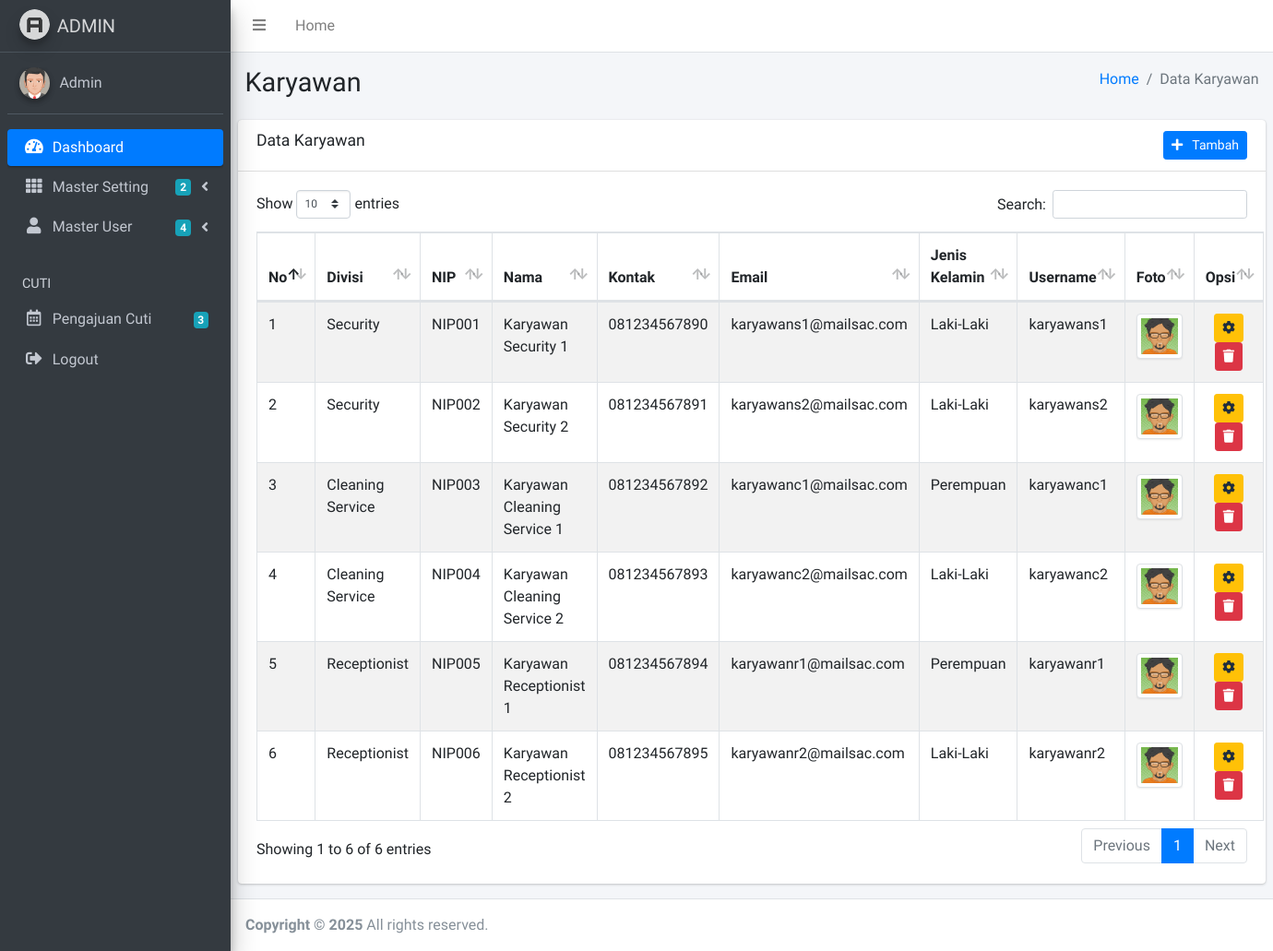
Screenshot of /admin/karyawan.php (signed in) with the database file from the repository.
### tables this page shows
CREATE TABLE `user` (
  `id` int NOT NULL AUTO_INCREMENT,
  `name` varchar(100) DEFAULT NULL,
  `nip` varchar(100) DEFAULT NULL,
  `kontak` varchar(100) DEFAULT NULL,
  `kelamin` varchar(100) DEFAULT NULL,
  `alamat` varchar(100) DEFAULT NULL,
  `divisi_id` int DEFAULT NULL,
  `role_id` int DEFAULT NULL,
  `username` varchar(100) DEFAULT NULL,
  `password` varchar(100) DEFAULT NULL,
  `foto` varchar(100) DEFAULT NULL,
  `tanda_tangan` varchar(100) DEFAULT NULL,
  `email` varchar(100) DEFAULT NULL,
  `created_at` datetime DEFAULT CURRENT_TIMESTAMP,
  PRIMARY KEY (`id`),
  KEY `fk_divisi` (`divisi_id`),
  KEY `fk_role` (`role_id`),
  CONSTRAINT `fk_divisi` FOREIGN KEY (`divisi_id`) REFERENCES `divisi` (`divisi_id`),
  CONSTRAINT `fk_role` FOREIGN KEY (`role_id`) REFERENCES `role` (`role_id`)
);

CREATE TABLE `divisi` (
  `divisi_id` int NOT NULL AUTO_INCREMENT,
  `divisi_name` varchar(100) NOT NULL,
  PRIMARY KEY (`divisi_id`)
);

### admin/karyawan.php (the view, shortened to what this page needs)
<?php include 'header.php'; ?>
<div class="content-wrapper">
	<section class="content-header">
		<div class="container-fluid">
			<div class="row mb-2">
				<div class="col-sm-6">
					<h1>Karyawan</h1>
				</div>
				<div class="col-sm-6">
					<ol class="breadcrumb float-sm-right">
						<li class="breadcrumb-item"><a href="index.php">Home</a></li>
						<li class="breadcrumb-item active">Data Karyawan</li>
					</ol>
				</div>
			</div>
		</div>
	</section>
	<section class="content">
		<div class="row">
			<div class="col-12">
				<div class="card">
					<div class="card-header">
						<h3 class="card-title">Data Karyawan</h3>
						<div class="float-right">
							<a href="karyawan_tambah.php" class="btn btn-sm btn-primary"><i class="fa fa-plus"></i> &nbsp Tambah</a>
						</div>
					</div>
					<div class="card-body">
						<table id="example1" class="table table-bordered table-striped">
							<thead>
								<tr>
									<th width="1%">No</th>
									<th>Divisi</th>
									<th>NIP</th>
									<th>Nama</th>
									<th>Kontak</th>
									<th>Email</th>
									<th>Jenis Kelamin</th>
									<th>Username</th>
									<th>Foto</th>
									<th width="10%">Opsi</th>
								</tr>
							</thead>
							<tbody>
								<?php
								$no=1;
								$data = mysqli_query($koneksi,"select divisi.divisi_name as divisi_nama, user.* from user join divisi on user.divisi_id = divisi.divisi_id where user.role_id=1");
								while($d = mysqli_fetch_array($data)){
									?>
									<tr>
										<td><?php echo $no++; ?></td>
										<td><?php echo $d['divisi_nama'] ?></td>
										<td><?php echo $d['nip'] ?></td>
										<td><?php echo $d['name'] ?></td>
										<td><?php echo $d['kontak'] ?></td>
										<td><?php echo $d['email'] ?></td>
										<td><?php echo $d['kelamin'] ?></td>
										<td><?php echo $d['username'] ?></td>
										<td>
											<?php
											if($d['foto']=="karyawan_foto.png"){
												?>
												<img
												src="../dist/img/karyawan_foto.png" class="img-thumbnail" alt="Cinque Terre" width="60px" height="40px">
												<?php
											}else{
												?>
												<img src="../gambar/user/<?php echo $d['foto'] ?>" class="img-thumbnail" alt="Cinque Terre" width="60px" height="40px">
												<?php
											}
											?>
										</td>
										<td>
											<center>
												<a href="karyawan_edit.php?id=<?php echo $d['id'] ?>" class="btn btn-sm btn-warning"><i class="fas fa-cog"></i></a>
												<button type="button" class="btn btn-danger btn-sm btn-icon" data-toggle="modal" data-target="#hapus_karyawan_<?php echo $d['id'] ?>">
													<i class="fas fa-trash"></i>
												</button>
											</center>
										</td>
									</tr>
									<?php
								}
								?>
						</table>
					</div>
				</div>
			</div>
		</div>
	</section>
</div>
<?php include 'footer.php'; ?>

### admin/header.php (shortened to what this page needs)
<!DOCTYPE html>
<html>
<head>
  <link rel="stylesheet" href="../plugins/fontawesome-free/css/all.min.css">
  <link rel="stylesheet" href="https://code.ionicframework.com/ionicons/2.0.1/css/ionicons.min.css">
  <link rel="stylesheet" href="../plugins/tempusdominus-bootstrap-4/css/tempusdominus-bootstrap-4.min.css">
  <link rel="stylesheet" href="../plugins/icheck-bootstrap/icheck-bootstrap.min.css">
  <link rel="stylesheet" href="../plugins/jqvmap/jqvmap.min.css">
  <link rel="stylesheet" href="../plugins/datatables-bs4/css/dataTables.bootstrap4.css">
  <link rel="stylesheet" href="../dist/css/adminlte.min.css">
  <link rel="stylesheet" href="../plugins/overlayScrollbars/css/OverlayScrollbars.min.css">
  <link rel="stylesheet" href="../plugins/daterangepicker/daterangepicker.css">
  <link rel="stylesheet" href="../plugins/summernote/summernote-bs4.css">
</head>
  <?php include '../koneksi.php'; ?>
<body class="hold-transition sidebar-mini layout-fixed">
<div class="wrapper">
  <nav class="main-header navbar navbar-expand navbar-white navbar-light">
    <ul class="navbar-nav">
      <li class="nav-item">
        <a class="nav-link" data-widget="pushmenu" href="#"><i class="fas fa-bars"></i></a>
      </li>
      <li class="nav-item d-none d-sm-inline-block">
        <a href="index.php" class="nav-link">Home</a>
      </li>
    </ul>
  </nav>
  <aside class="main-sidebar sidebar-dark-primary elevation-4">
    <a href="index.php" class="brand-link">
      <img src="../dist/img/AdminLTELogo.png" alt="AdminLTE Logo" class="brand-image img-circle elevation-3"
           style="opacity: .8">
      <span class="brand-text font-weight-light">ADMIN</span>
    </a>
    <?php
    $saya = $_SESSION['id'];
    $data = mysqli_query($koneksi,"select * from admin where id='$saya'");
    $d = mysqli_fetch_assoc($data);
    ?>
    <div class="sidebar">
      <div class="user-panel mt-3 pb-3 mb-3 d-flex">
        <div class="image">
          <?php
          if($d['foto']=="admin_foto.png"){
            ?>
            <img src="../dist/img/admin_foto.png" class="img-circle elevation-2" alt="User Image">
            <?php
          }else{
            ?>
            <img src="../gambar/user/<?php echo $d['foto'] ?>" class="img-circle elevation-2" alt="User Image">
            <?php
          }
          ?>
        </div>
        <div class="info">
          <a href="index.php" class="d-block"><?php echo $d['name'] ?></a>
        </div>
      </div>
      <nav class="mt-2">
        <ul class="nav nav-pills nav-sidebar flex-column" data-widget="treeview" role="menu" data-accordion="false">
          <li class="nav-item has-treeview menu-open">
            <a href="index.php" class="nav-link active">
              <i class="nav-icon fas fa-tachometer-alt"></i>
              <p>
                Dashboard
              </p>
            </a>
          </li>
          <li class="nav-item has-treeview">
            <a href="#" class="nav-link">
              <i class="nav-icon fas fa-th"></i>
              <p>
                Master Setting
                <i class="fas fa-angle-left right"></i>
                <span class="badge badge-info right">2</span>
              </p>
            </a>
          </li>
          <li class="nav-item has-treeview">
            <a href="#" class="nav-link">
              <i class="nav-icon fas fa-user"></i>
              <p>
                Master User
                <i class="fas fa-angle-left right"></i>
                <span class="badge badge-info right">4</span>
              </p>
            </a>
          </li>
          <li class="nav-header">CUTI</li>
          <li class="nav-item">
            <a href="cuti.php" class="nav-link">
              <i class="nav-icon far fa-calendar-alt"></i>
              <p>
                 <?php
                $cuti = mysqli_query($koneksi,"select * from cuti");
                $ct = mysqli_num_rows($cuti);
                ?>
                Pengajuan Cuti
                <span class="badge badge-info right"><?php echo $ct ?></span>
              </p>
            </a>
          </li>
           <li class="nav-item">
            <a href="logout.php" class="nav-link">
              <i class="nav-icon fas fa-sign-out-alt"></i>
              <p>
                Logout
              </p>
            </a>
          </li>
        </ul>
      </nav>
    </div>
  </aside>

### rows the page displays
user: divisi.divisi_name "Security", nip "NIP001", name "Karyawan Security 1", kontak "081234567890", email "karyawans1@mailsac.com", kelamin "Laki-Laki", username "karyawans1"
user: divisi.divisi_name "Security", nip "NIP002", name "Karyawan Security 2", kontak "081234567891", email "karyawans2@mailsac.com", kelamin "Laki-Laki", username "karyawans2"
user: divisi.divisi_name "Cleaning Service", nip "NIP003", name "Karyawan Cleaning Service 1", kontak "081234567892", email "karyawanc1@mailsac.com", kelamin "Perempuan", username "karyawanc1"
user: divisi.divisi_name "Cleaning Service", nip "NIP004", name "Karyawan Cleaning Service 2", kontak "081234567893", email "karyawanc2@mailsac.com", kelamin "Laki-Laki", username "karyawanc2"
user: divisi.divisi_name "Receptionist", nip "NIP005", name "Karyawan Receptionist 1", kontak "081234567894", email "karyawanr1@mailsac.com", kelamin "Perempuan", username "karyawanr1"
user: divisi.divisi_name "Receptionist", nip "NIP006", name "Karyawan Receptionist 2", kontak "081234567895", email "karyawanr2@mailsac.com", kelamin "Laki-Laki", username "karyawanr2"

### other values shown
$d['name'] "Admin"
$ct "3"
